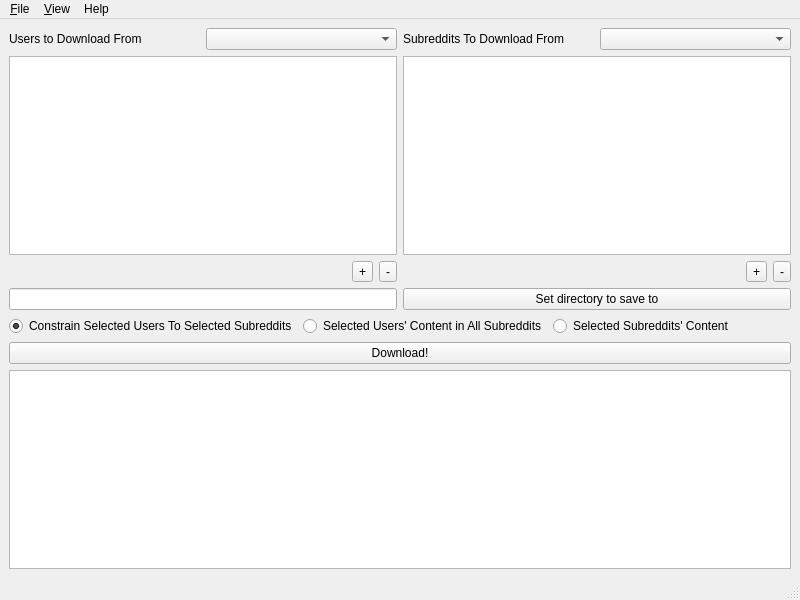
<?xml version="1.0" encoding="UTF-8"?>
<ui version="4.0">
 <class>RddtDataExtractorMainWindow</class>
 <widget class="QMainWindow" name="RddtDataExtractorMainWindow">
  <property name="geometry">
   <rect>
    <x>0</x>
    <y>0</y>
    <width>800</width>
    <height>600</height>
   </rect>
  </property>
  <property name="windowTitle">
   <string>Data Extractor for reddit</string>
  </property>
  <widget class="QWidget" name="centralwidget">
   <property name="sizePolicy">
    <sizepolicy hsizetype="Preferred" vsizetype="Preferred">
     <horstretch>0</horstretch>
     <verstretch>0</verstretch>
    </sizepolicy>
   </property>
   <layout class="QGridLayout" name="gridLayout_2">
    <item row="0" column="0">
     <layout class="QGridLayout" name="gridLayout">
      <item row="1" column="1">
       <widget class="QListView" name="subredditList">
        <property name="contextMenuPolicy">
         <enum>Qt::ActionsContextMenu</enum>
        </property>
       </widget>
      </item>
      <item row="0" column="0">
       <layout class="QHBoxLayout" name="horizontalLayout_4">
        <item>
         <widget class="QLabel" name="userLabel">
          <property name="toolTip">
           <string>Reddit usernames to download content from.</string>
          </property>
          <property name="text">
           <string>Users to Download From</string>
          </property>
         </widget>
        </item>
        <item>
         <widget class="QComboBox" name="userListChooser">
          <property name="contextMenuPolicy">
           <enum>Qt::ActionsContextMenu</enum>
          </property>
          <property name="acceptDrops">
           <bool>false</bool>
          </property>
          <property name="toolTip">
           <string>&lt;html&gt;&lt;head/&gt;&lt;body&gt;&lt;p&gt;Lists of Users you can download from. &lt;/p&gt;&lt;p&gt;If you want to download from separate users / subreddits, make a new list.&lt;/p&gt;&lt;/body&gt;&lt;/html&gt;</string>
          </property>
          <property name="editable">
           <bool>false</bool>
          </property>
         </widget>
        </item>
       </layout>
      </item>
      <item row="0" column="1">
       <layout class="QHBoxLayout" name="horizontalLayout_3">
        <item>
         <widget class="QLabel" name="subredditLabel">
          <property name="toolTip">
           <string>Subreddits to download content from.</string>
          </property>
          <property name="text">
           <string>Subreddits To Download From</string>
          </property>
         </widget>
        </item>
        <item>
         <widget class="QComboBox" name="subredditListChooser">
          <property name="contextMenuPolicy">
           <enum>Qt::ActionsContextMenu</enum>
          </property>
          <property name="toolTip">
           <string>&lt;html&gt;&lt;head/&gt;&lt;body&gt;&lt;p&gt;Lists of Subreddits you can download from. &lt;/p&gt;&lt;p&gt;If you want to download from separate users / subreddits, make a new list.&lt;/p&gt;&lt;/body&gt;&lt;/html&gt;</string>
          </property>
         </widget>
        </item>
       </layout>
      </item>
      <item row="1" column="0">
       <widget class="QListView" name="userList">
        <property name="contextMenuPolicy">
         <enum>Qt::ActionsContextMenu</enum>
        </property>
       </widget>
      </item>
      <item row="2" column="0">
       <layout class="QHBoxLayout" name="horizontalLayout">
        <item>
         <spacer name="horizontalSpacer">
          <property name="orientation">
           <enum>Qt::Horizontal</enum>
          </property>
          <property name="sizeHint" stdset="0">
           <size>
            <width>40</width>
            <height>20</height>
           </size>
          </property>
         </spacer>
        </item>
        <item>
         <widget class="QToolButton" name="addUserBtn">
          <property name="toolTip">
           <string>Add a user.</string>
          </property>
          <property name="text">
           <string>+</string>
          </property>
         </widget>
        </item>
        <item>
         <widget class="QToolButton" name="deleteUserBtn">
          <property name="toolTip">
           <string>Remove selected user.</string>
          </property>
          <property name="text">
           <string>-</string>
          </property>
         </widget>
        </item>
       </layout>
      </item>
      <item row="4" column="0">
       <widget class="QLineEdit" name="directoryBox">
        <property name="toolTip">
         <string>Directory to download content to.</string>
        </property>
       </widget>
      </item>
      <item row="5" column="0" colspan="2">
       <layout class="QHBoxLayout" name="horizontalLayout_5">
        <item>
         <widget class="QRadioButton" name="userSubBtn">
          <property name="toolTip">
           <string>Download content from the users in the users list only if they have posted in the subreddits in the subreddit list.</string>
          </property>
          <property name="text">
           <string>Constrain Selected Users To Selected Subreddits</string>
          </property>
          <property name="checked">
           <bool>true</bool>
          </property>
         </widget>
        </item>
        <item>
         <widget class="QRadioButton" name="allUserBtn">
          <property name="toolTip">
           <string>Download content from users in the users list, from any subreddit.</string>
          </property>
          <property name="text">
           <string>Selected Users' Content in All Subreddits</string>
          </property>
          <property name="checked">
           <bool>false</bool>
          </property>
         </widget>
        </item>
        <item>
         <widget class="QRadioButton" name="allSubBtn">
          <property name="toolTip">
           <string>Download content from the subreddits in the subreddits list.</string>
          </property>
          <property name="text">
           <string>Selected Subreddits' Content</string>
          </property>
         </widget>
        </item>
       </layout>
      </item>
      <item row="6" column="0" colspan="2">
       <widget class="QPushButton" name="downloadBtn">
        <property name="toolTip">
         <string>Begin to download content.</string>
        </property>
        <property name="text">
         <string>Download!</string>
        </property>
       </widget>
      </item>
      <item row="2" column="1">
       <layout class="QHBoxLayout" name="horizontalLayout_2">
        <item>
         <spacer name="horizontalSpacer_2">
          <property name="orientation">
           <enum>Qt::Horizontal</enum>
          </property>
          <property name="sizeHint" stdset="0">
           <size>
            <width>40</width>
            <height>20</height>
           </size>
          </property>
         </spacer>
        </item>
        <item>
         <widget class="QToolButton" name="addSubredditBtn">
          <property name="toolTip">
           <string>Add a subreddit.</string>
          </property>
          <property name="text">
           <string>+</string>
          </property>
         </widget>
        </item>
        <item>
         <widget class="QToolButton" name="deleteSubredditBtn">
          <property name="toolTip">
           <string>Remove selected subreddit.</string>
          </property>
          <property name="text">
           <string>-</string>
          </property>
         </widget>
        </item>
       </layout>
      </item>
      <item row="7" column="0" colspan="2">
       <widget class="QTextEdit" name="logTextEdit">
        <property name="toolTip">
         <string>Status of the download is displayed here.</string>
        </property>
        <property name="readOnly">
         <bool>true</bool>
        </property>
        <property name="textInteractionFlags">
         <set>Qt::LinksAccessibleByMouse</set>
        </property>
       </widget>
      </item>
      <item row="4" column="1">
       <widget class="QPushButton" name="directorySelectBtn">
        <property name="toolTip">
         <string>Select where downloaded content will be saved to.</string>
        </property>
        <property name="text">
         <string>Set directory to save to</string>
        </property>
       </widget>
      </item>
     </layout>
    </item>
   </layout>
  </widget>
  <widget class="QMenuBar" name="menubar">
   <property name="geometry">
    <rect>
     <x>0</x>
     <y>0</y>
     <width>800</width>
     <height>21</height>
    </rect>
   </property>
   <property name="defaultUp">
    <bool>false</bool>
   </property>
   <widget class="QMenu" name="menuType">
    <property name="title">
     <string>&amp;File</string>
    </property>
    <widget class="QMenu" name="menuNew">
     <property name="title">
      <string>&amp;New</string>
     </property>
     <addaction name="actionUser_List"/>
     <addaction name="actionNew_User"/>
     <addaction name="actionSubreddit_List"/>
     <addaction name="actionNew_Subreddit"/>
    </widget>
    <widget class="QMenu" name="menuRemove">
     <property name="title">
      <string>&amp;Remove</string>
     </property>
     <addaction name="actionRemove_User_List"/>
     <addaction name="actionRemove_Selected_User"/>
     <addaction name="actionRemove_Subreddit_List"/>
     <addaction name="actionRemove_Selected_Subreddit"/>
    </widget>
    <addaction name="menuNew"/>
    <addaction name="menuRemove"/>
    <addaction name="actionSave"/>
    <addaction name="actionSettings_2"/>
    <addaction name="separator"/>
    <addaction name="actionExit"/>
   </widget>
   <widget class="QMenu" name="menuView">
    <property name="title">
     <string>&amp;View</string>
    </property>
    <addaction name="actionDownloaded_Reddit_User_Posts"/>
    <addaction name="actionDownloaded_Subreddit_Posts"/>
    <addaction name="actionRemaining_Imgur_Requests"/>
   </widget>
   <widget class="QMenu" name="menuHelp">
    <property name="title">
     <string>Help</string>
    </property>
    <addaction name="actionAbout"/>
   </widget>
   <addaction name="menuType"/>
   <addaction name="menuView"/>
   <addaction name="menuHelp"/>
  </widget>
  <widget class="QStatusBar" name="statusbar"/>
  <action name="actionExit">
   <property name="text">
    <string>E&amp;xit</string>
   </property>
  </action>
  <action name="actionCreate_New_Subreddit_List">
   <property name="text">
    <string>Create New Subreddit List</string>
   </property>
  </action>
  <action name="actionSubreddit_List">
   <property name="text">
    <string>New &amp;Subreddit List</string>
   </property>
   <property name="shortcut">
    <string>Ctrl+2</string>
   </property>
  </action>
  <action name="actionUser_List">
   <property name="text">
    <string>New &amp;User List</string>
   </property>
   <property name="shortcut">
    <string>Ctrl+1</string>
   </property>
  </action>
  <action name="actionSettings_2">
   <property name="text">
    <string>&amp;Settings</string>
   </property>
  </action>
  <action name="actionSave">
   <property name="text">
    <string>Save</string>
   </property>
   <property name="shortcut">
    <string>Ctrl+S</string>
   </property>
  </action>
  <action name="actionDownloaded_Reddit_User_Posts">
   <property name="text">
    <string>&amp;Downloaded Reddit User Posts</string>
   </property>
   <property name="whatsThis">
    <string/>
   </property>
  </action>
  <action name="actionRemove_Subreddit_List">
   <property name="text">
    <string>Remove Selected &amp;Subreddit List</string>
   </property>
   <property name="shortcut">
    <string>Ctrl+4</string>
   </property>
  </action>
  <action name="actionRemove_User_List">
   <property name="text">
    <string>Remove Selected &amp;User List</string>
   </property>
   <property name="shortcut">
    <string>Ctrl+3</string>
   </property>
  </action>
  <action name="actionDownloaded_Subreddit_Posts">
   <property name="text">
    <string>Downloaded Subreddit Posts</string>
   </property>
  </action>
  <action name="actionAdd">
   <property name="text">
    <string>Add</string>
   </property>
  </action>
  <action name="actionNew_Subreddit">
   <property name="text">
    <string>New Subreddit</string>
   </property>
   <property name="shortcut">
    <string>Ctrl+Shift+S</string>
   </property>
  </action>
  <action name="actionNew_User">
   <property name="text">
    <string>New User</string>
   </property>
   <property name="shortcut">
    <string>Ctrl+Shift+U</string>
   </property>
  </action>
  <action name="actionRemove_Selected_Subreddit">
   <property name="text">
    <string>Remove Selected Subreddit</string>
   </property>
   <property name="shortcut">
    <string>Ctrl+Alt+S</string>
   </property>
  </action>
  <action name="actionRemove_Selected_User">
   <property name="text">
    <string>Remove Selected User</string>
   </property>
   <property name="shortcut">
    <string>Ctrl+Alt+U</string>
   </property>
  </action>
  <action name="actionAbout">
   <property name="text">
    <string>About</string>
   </property>
  </action>
  <action name="actionRemaining_Imgur_Requests">
   <property name="text">
    <string>&amp;Remaining Imgur Requests</string>
   </property>
  </action>
 </widget>
 <resources/>
 <connections/>
</ui>
